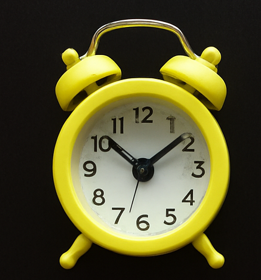
#> input picture clock_img_nlp_proj_img.png, 261 x 280 px, given in place of pokemon_red.png, which was not available
$ jupyter execute --allow-errors 'Feature Extraction using Zernike moments_self.ipynb'   (shell and % lines are left out)   (older library calls are emulated)   (text cells are left out)
#> lines starting #> are read from the running program, lines starting #| are printed output that depends on the picture; after the words box and inside, x2 and y2 are one past the last pixel; in counts of white or black regions, pixels touching at a corner belong together; pictures that were not available may be replaced by others from this repository, and a replacement may not be noted
[cell 1]
from google.colab import files
uploaded = files.upload()
#> the answer given: clock_img_nlp_proj_img.png
#> further down, refImage is the input picture: shape (280, 261, 3); mean B, G, R 44.6, 82.9, 86.2

[cell 2]
# import the necessary packages
from scipy.spatial import distance as dist
import numpy as np
import mahotas
import cv2
from google.colab.patches import cv2_imshow as cvim
import imutils

def describe_shapes(image):
    # initialize the list of shape features
    shapeFeatures = []

    # convert the image to grayscale, blur it, and threshold it
    gray = cv2.cvtColor(image, cv2.COLOR_BGR2GRAY)
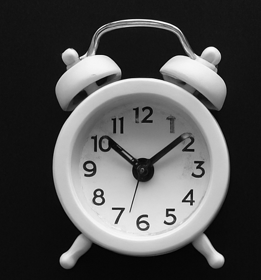
#> gray: shape (280, 261); min 1, max 255, mean 79.5
    blurred = cv2.GaussianBlur(gray, (13, 13), 0)
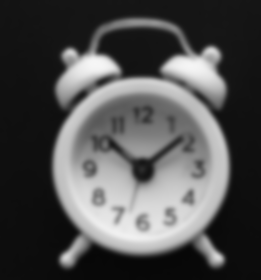
#> blurred: shape (280, 261); min 7, max 246, mean 79.5
    thresh = cv2.threshold(blurred, 50, 255, cv2.THRESH_BINARY)[1]
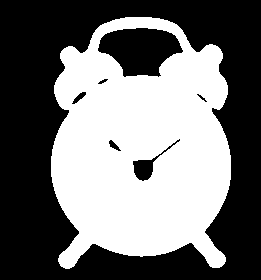
#> thresh: shape (280, 261); 44.9% white; 1 white region, box (x1, y1, x2, y2) and area: (51, 17, 231, 269) 32844

    # perform a series of dilations and erosions to close holes
    # in the shapes
    thresh = cv2.dilate(thresh, None, iterations=4)
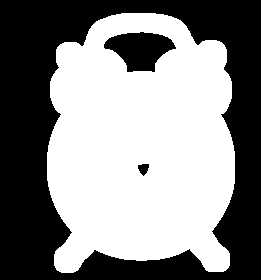
#> thresh: shape (280, 261); 53.2% white; 3 black regions, box (x1, y1, x2, y2) and area: (0, 0, 261, 280) 32317, (104, 32, 176, 72) 1810, (138, 164, 149, 176) 91
    thresh = cv2.erode(thresh, None, iterations=2)
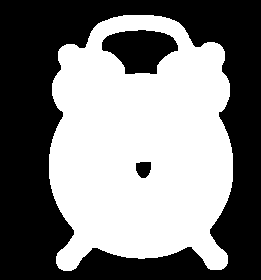
#> thresh: shape (280, 261); 49.4% white; 1 white region

    # detect contours in the edge map
    cnts = cv2.findContours(thresh.copy(), cv2.RETR_EXTERNAL,
        cv2.CHAIN_APPROX_SIMPLE)
#> cnts = 1 contour; box (x1, y1, x2, y2) and area: (49, 15, 233, 271) 38158
    cnts = imutils.grab_contours(cnts)

    # loop over the contours
    for c in cnts:
        # create an empty mask for the contour and draw it
        mask = np.zeros(image.shape[:2], dtype="uint8")
        cv2.drawContours(mask, [c], -1, 255, -1)

        # extract the bounding box ROI from the mask
        (x, y, w, h) = cv2.boundingRect(c)
        roi = mask[y:y + h, x:x + w]

        # compute Zernike Moments for the ROI and update the list
        # of shape features
        features = mahotas.features.zernike_moments(roi, cv2.minEnclosingCircle(c)[1], degree=8)
        shapeFeatures.append(features)
#> this loop made 1 pass
#> (x, y, w, h) on pass 1: (49, 15, 184, 256)
#> pass 1, in describe_shapes, `roi = mask[y:y + h, x:x + w]`:
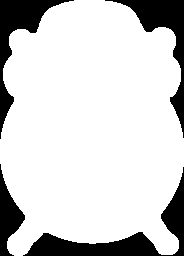
#> roi: shape (256, 184); 81.9% white; 4 black regions, box (x1, y1, x2, y2) and area: (23, 167, 184, 256) 3057, (105, 0, 184, 138) 2223, (0, 0, 74, 139) 2195, (0, 164, 25, 256) 1070
#> after the loop:
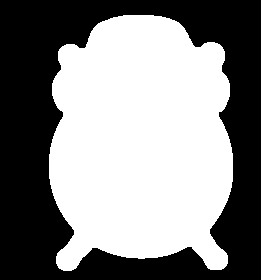
#> mask: shape (280, 261); 52.8% white; 1 black region, box (x1, y1, x2, y2) and area: (0, 0, 261, 280) 34521
#> after the loop, shapeFeatures = []

    # return a tuple of the contours and shapes
    return (cnts, shapeFeatures)

# load the reference image containing the object we want to detect,
# then describe the game region
refImage = cv2.imread("pokemon_red.png")
#> (the rest of this cell did not finish here and is left out)
